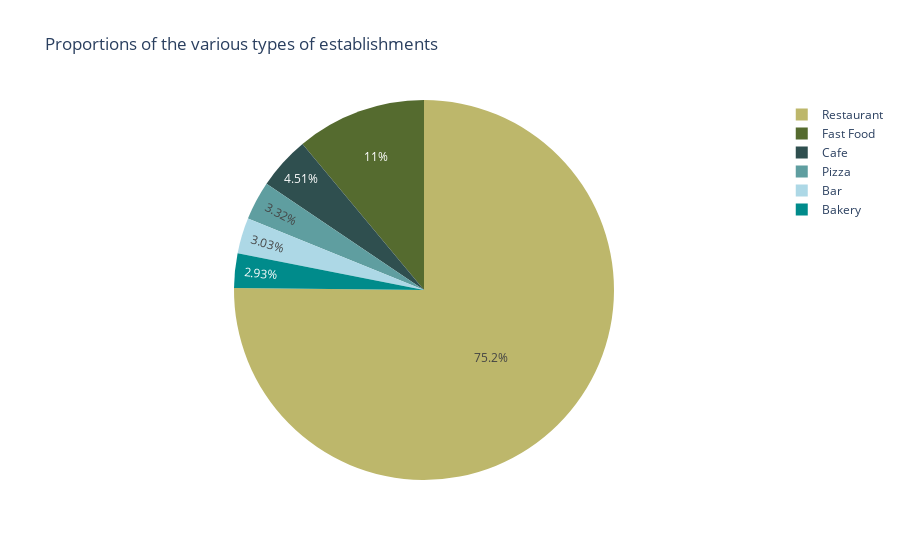

The notebook cell saved with this chart:
### Code cell
# Visualizing types of establishments using pie chart
fig = px.pie(rest_types, values='count', names='type', color='type',
             title="Proportions of the various types of establishments",
             color_discrete_map={'Restaurant':'DarkKhaki',
                                 'Fast Food':'DarkOliveGreen',
                                 'Cafe':'DarkSlateGrey',
                                 'Pizza':'CadetBlue',
                                 'Bar' : 'lightblue', 
                                 'Bakery': 'DarkCyan'})
fig.show()

### Figure 1 — Plotly figure (JSON) as saved in the notebook; plotly's stock layout.template omitted (floating-point values rounded to 4 significant figures)
{"data": [{"customdata": [["Restaurant"], ["Fast Food"], ["Cafe"], ["Pizza"], ["Bar"], ["Bakery"]], "domain": {"x": [0, 1], "y": [0, 1]}, "hovertemplate": "type=%{customdata[0]}<br>count=%{value}<extra></extra>", "labels": ["Restaurant", "Fast Food", "Cafe", "Pizza", "Bar", "Bakery"], "legendgroup": "", "marker": {"colors": ["DarkKhaki", "DarkOliveGreen", "DarkSlateGrey", "CadetBlue", "lightblue", "DarkCyan"]}, "name": "", "showlegend": true, "type": "pie", "values": [7255, 1066, 435, 320, 292, 283]}], "layout": {"legend": {"tracegroupgap": 0}, "title": {"text": "Proportions of the various types of establishments"}}}
